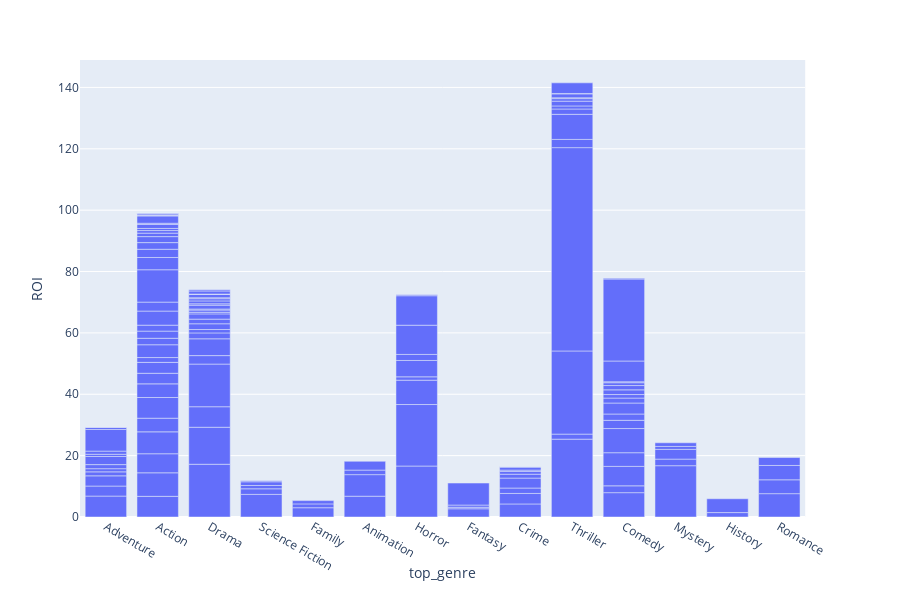

Source (notebook cell):
### Code cell
fig = px.bar(df, x='top_genre', y='ROI')
fig.show()

### Figure 1 — Plotly figure (JSON) as saved in the notebook; plotly's stock layout.template omitted (floating-point values rounded to 4 significant figures; data arrays with more than 128 entries replaced by an {"elided": "..."} marker saying what was removed)
{"data": [{"alignmentgroup": "True", "hoverlabel": {"namelength": 0}, "hovertemplate": "top_genre=%{x}<br>ROI=%{y}", "legendgroup": "", "marker": {"color": "#636efa"}, "name": "", "offsetgroup": "", "orientation": "v", "showlegend": false, "textposition": "auto", "type": "bar", "x": {"elided": "144 str values"}, "xaxis": "x", "y": {"elided": "144 float values"}, "yaxis": "y"}], "layout": {"barmode": "relative", "height": 600, "legend": {"tracegroupgap": 0}, "margin": {"t": 60}, "xaxis": {"anchor": "y", "domain": [0, 0.98], "title": {"text": "top_genre"}}, "yaxis": {"anchor": "x", "domain": [0, 1], "title": {"text": "ROI"}}}}
